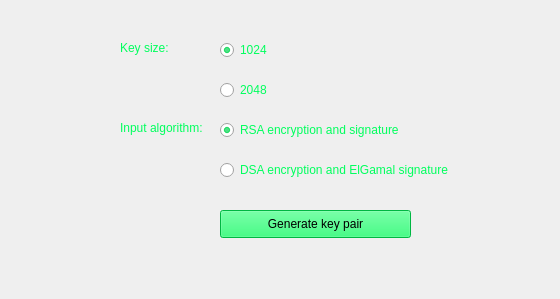
    <widget class="QWidget" name="tab">
     <attribute name="title">
      <string>Generate key pair</string>
     </attribute>
     <widget class="QRadioButton" name="gen_1024">
      <property name="geometry">
       <rect>
        <x>220</x>
        <y>40</y>
        <width>95</width>
        <height>20</height>
       </rect>
      </property>
      <property name="styleSheet">
       <string notr="true">color: rgb(0, 255, 93)</string>
      </property>
      <property name="text">
       <string>1024</string>
      </property>
      <property name="checked">
       <bool>true</bool>
      </property>
      <attribute name="buttonGroup">
       <string notr="true">gen_key_size_radio</string>
      </attribute>
     </widget>
     <widget class="QRadioButton" name="gen_2048">
      <property name="geometry">
       <rect>
        <x>220</x>
        <y>80</y>
        <width>95</width>
        <height>20</height>
       </rect>
      </property>
      <property name="styleSheet">
       <string notr="true">color: rgb(0, 255, 93)</string>
      </property>
      <property name="text">
       <string>2048</string>
      </property>
      <attribute name="buttonGroup">
       <string notr="true">gen_key_size_radio</string>
      </attribute>
     </widget>
     <widget class="QLabel" name="label_4">
      <property name="geometry">
       <rect>
        <x>120</x>
        <y>40</y>
        <width>55</width>
        <height>16</height>
       </rect>
      </property>
      <property name="styleSheet">
       <string notr="true">color: rgb(0, 255, 93)</string>
      </property>
      <property name="text">
       <string>Key size:</string>
      </property>
     </widget>
     <widget class="QLabel" name="label_5">
      <property name="geometry">
       <rect>
        <x>120</x>
        <y>120</y>
        <width>101</width>
        <height>16</height>
       </rect>
      </property>
      <property name="styleSheet">
       <string notr="true">color: rgb(0, 255, 93)</string>
      </property>
      <property name="text">
       <string>Input algorithm:</string>
      </property>
     </widget>
     <widget class="QRadioButton" name="gen_rsa">
      <property name="geometry">
       <rect>
        <x>220</x>
        <y>120</y>
        <width>211</width>
        <height>20</height>
       </rect>
      </property>
      <property name="styleSheet">
       <string notr="true">color: rgb(0, 255, 93)</string>
      </property>
      <property name="text">
       <string>RSA encryption and signature</string>
      </property>
      <property name="checked">
       <bool>true</bool>
      </property>
      <attribute name="buttonGroup">
       <string notr="true">gen_key_alg_radio</string>
      </attribute>
     </widget>
     <widget class="QRadioButton" name="gen_dsa">
      <property name="geometry">
       <rect>
        <x>220</x>
        <y>160</y>
        <width>271</width>
        <height>20</height>
       </rect>
      </property>
      <property name="styleSheet">
       <string notr="true">color: rgb(0, 255, 93)</string>
      </property>
      <property name="text">
       <string>DSA encryption and ElGamal signature</string>
      </property>
      <property name="autoExclusive">
       <bool>true</bool>
      </property>
      <attribute name="buttonGroup">
       <string notr="true">gen_key_alg_radio</string>
      </attribute>
     </widget>
     <widget class="QPushButton" name="gen_button">
      <property name="geometry">
       <rect>
        <x>220</x>
        <y>210</y>
        <width>191</width>
        <height>28</height>
       </rect>
      </property>
      <property name="styleSheet">
       <string notr="true">color: rgb(0,0,0);
background-color: rgb(0, 255, 93)</string>
      </property>
      <property name="text">
       <string>Generate key pair</string>
      </property>
     </widget>
     <widget class="QLabel" name="gen_err">
      <property name="geometry">
       <rect>
        <x>220</x>
        <y>270</y>
        <width>331</width>
        <height>20</height>
       </rect>
      </property>
      <property name="styleSheet">
       <string notr="true">color:rgb(255, 0, 0)</string>
      </property>
      <property name="text">
       <string/>
      </property>
     </widget>
    </widget>
